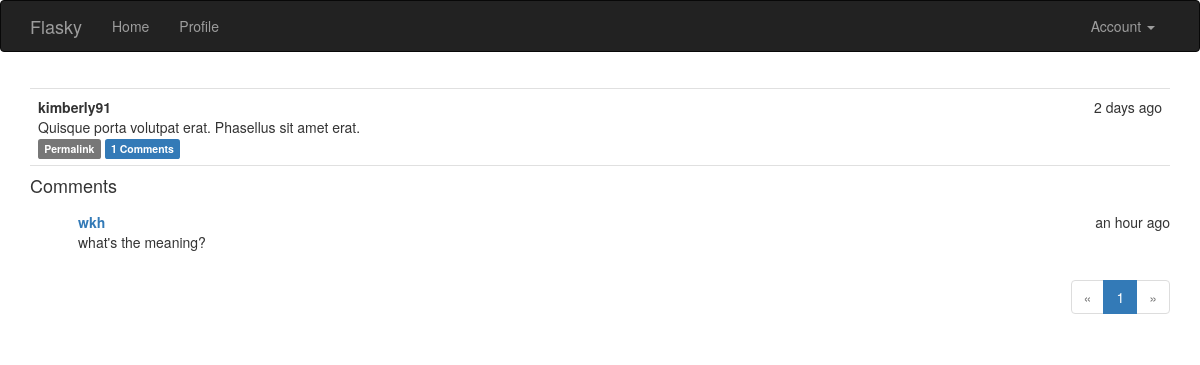
/post/6 (signed in), run on the app's committed database.
### app/models.py (models this page shows, shortened)
class Post(db.Model):
    __tablename__ = 'posts'
    id = db.Column(db.Integer, primary_key=True)
    body = db.Column(db.Text)
    timestamp = db.Column(db.DateTime, index=True, default=datetime.utcnow)
    author_id = db.Column(db.Integer, db.ForeignKey('users.id'))
    comments = db.relationship('Comment', backref='post', lazy='dynamic')

class User(UserMixin, db.Model):
    __tablename__ = 'users'
    id = db.Column(db.Integer, primary_key=True)
    username = db.Column(db.String(64), unique=True, index=True)
    email = db.Column(db.String(64), unique=True, index=True)
    role_id = db.Column(db.Integer, db.ForeignKey('roles.id'))
    password_hash = db.Column(db.String(128))
    posts = db.relationship('Post', backref='author', lazy='dynamic')
    comments = db.relationship('Comment', backref='author', lazy='dynamic')
    name = db.Column(db.String(64))
    location = db.Column(db.String(64))
    about_me = db.Column(db.Text())
    member_since = db.Column(db.DateTime(), default=datetime.utcnow)
    last_seen = db.Column(db.DateTime(), default=datetime.utcnow)
    followed = db.relationship('Follow',                   #当前用户关注的人
                               foreign_keys=[Follow.follower_id],
                               backref=db.backref('follower', lazy='joined'),
                               lazy='dynamic',
                               cascade='all, delete-orphan')
    followers=db.relationship('Follow',                   #关注当前用户的人
                              foreign_keys=[Follow.followed_id],
                              backref=db.backref('followed', lazy='joined'),
                              lazy='dynamic',
                              cascade='all, delete-orphan')
    @property
    def password(self):
        raise AttributeError('password is not a readable attribute')
    def ping(self):
        self.last_seen = datetime.utcnow()
        db.session.add(self)
    def can(self, permissions):
        return self.role is not None and \
               (self.role.permissions & permissions) == permissions
    def is_administrator(self):
        return self.can(Permission.ADMINISTER)

class Comment(db.Model):
    __tablename = 'comments'
    id = db.Column(db.Integer, primary_key=True)
    body = db.Column(db.Text)
    timestamp = db.Column(db.DateTime, index=True, default=datetime.utcnow)
    author_id = db.Column(db.Integer, db.ForeignKey('users.id'))
    post_id = db.Column(db.Integer, db.ForeignKey('posts.id'))
    disabled = db.Column(db.Boolean)

### app/main/views.py (the view, shortened to what this page needs)
@main.route('/post/<int:id>', methods=['GET', 'POST'])
def post(id):
    post = Post.query.get_or_404(id)
    form = CommentForm()
    page = request.args.get('page', 1, type=int)#页数从查询字符串(request.args)中获取,默认为1,
    if page == -1:                              #参数type=int保证不能转换未整数时,返回默认值
        page = (post.comments.count() - 1)/10 + 1
    pagination = post.comments.order_by(Comment.timestamp.asc()).paginate(
        page, per_page=10, error_out=False)#获取page页中的类对象,per_page默认为20
    comments = pagination.items
    return render_template('post.html', posts=[post], form=form,
                           comments=comments, pagination=pagination)

### app/auth/views.py (called while the page is built)
@auth.before_app_request
def before_request():
    if current_user.is_authenticated:
        current_user.ping()

### app/main/__init__.py (called while the page is built)
@main.app_context_processor
def inject_permissions():
    return dict(Permission=Permission)

### app/models.py (called while the page is built)
@login_manager.user_loader
def load_user(user_id):
    return User.query.get(int(user_id))

### app/templates/post.html (shortened to what this page needs)
{% extends "base.html" %}
{% import "bootstrap/wtf.html" as wtf %}
{% import "_macros.html" as macros %}
{% block page_content %}
{% include "_posts.html" %}
<h4 id="comments">Comments</h4>
{% include "_comments.html" %}
{% if pagination %}
<div class="pagination">
    {{ macros.pagination_widget(pagination, ".post", fragment='#comments', id=posts[0].id) }}
</div>
{% endif %}
{% endblock %}

### app/templates/_posts.html (shortened to what this page needs)
<ul class="posts">
    {% for post in posts %}
    <li class="post">
        <div>
            <div class="post-date">{{ moment(post.timestamp).fromNow() }}</div>
            <div class="post-author">{{ post.author.username }}</div>
            <div class="post-body">{{ post.body }}</div>
            <div>
                <a href="{{ url_for('.post', id=post.id) }}">
                    <span class="label label-default">Permalink</span>
                </a>
                <a href="{{ url_for('.post', id=post.id) }}#comments">
                    <span class="label label-primary">{{ post.comments.count() }} Comments</span>
                </a>
            </div>
        </div>
    </li>
    {% endfor %}
</ul>

### app/templates/_comments.html (shortened to what this page needs)
<ul class="comments">
    {% for comment in comments %}
    <div class="comment-content">
        <div class="comment-date">{{ moment(comment.timestamp).fromNow() }}</div>
        <div class="comment-author"><a href="{{ url_for('.user', username=comment.author.username) }}">{{ comment.author.username }}</a></div>
        <div>
            {% if moderate or not comment.disabled %}{{ comment.body }}{% endif %}
        </div>
    </div>
    {% endfor %}
</ul>

### app/static/styles.css (style rules this page uses)
ul.posts { list-style-type:none; padding: 0px; margin:16px 0px 0px 0px; border-top: 1px solid #e0e0e0; }
ul.posts li.post { padding: 8px; border-bottom: 1px solid #e0e0e0; }
div.post-date { float: right; }
div.post-author { font-weight: bold; }
ul.comments { list-style-type: none; padding: 0px; margin: 16px 0px 0px 0px; }
div.comment-date { float: right; }
div.comment-author { font-weight: bold; }
div.comment-content { margin-left: 48px; min-height: 48px; }
div.pagination { width: 100%; text-align: right; padding: 0px; margin: 0px; }

### data on the page
Post: timestamp "2 days ago", author.username "kimberly91", body "Quisque porta volutpat erat. Phasellus sit amet erat.", comments.count "1"
Comment: timestamp "an hour ago", author.username "wkh", body "what's the meaning?"

### other printed values
{{ p }} "1"
